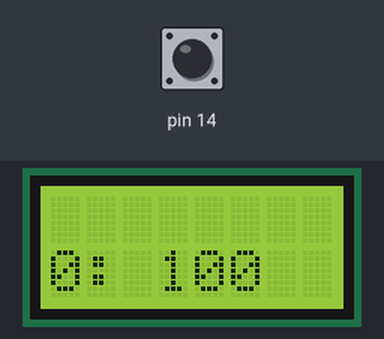
A sketch run on a simulated Arduino Leonardo, built with avr-gcc and run on an emulated ATmega32U4. Parts: 8×2 character LCD. The inputs (shaded band) are chosen by the test bench; at power-on: pin 14 HIGH.

Above: at 1.2 s.
1.3 s: pin 14 pulled LOW for 0.15 s
At 1.9 s:
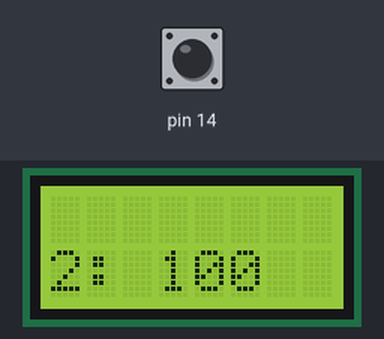
2.9 s: pin 14 pulled LOW for 1 s
At 4.3 s:
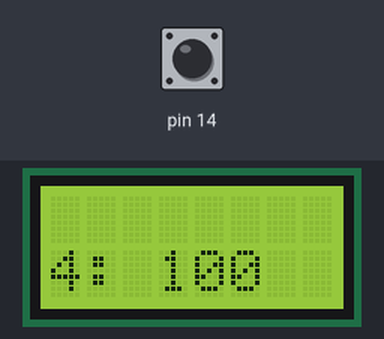
Timing chart, 0 to 5.9 s (numbered marks = the images above; inputs shaded):
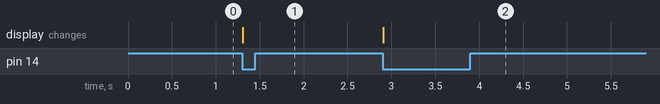

Measured:
- after the input at 1.3 s, the display: changes at once (image 1)
- after the input at 2.9 s, the display: changes at once (image 2)

The sketch:

LineSensorReading.ino
```cpp
#include <Wire.h>
#include <Zumo32U4.h>

Zumo32U4LineSensors lineSensors;
Zumo32U4LCD lcd;
Zumo32U4ButtonA buttonA;

#define NUM_SENSOR 5
uint8_t selectedSensorIndex = 0;

uint16_t lineSensorValues[NUM_SENSOR];
uint8_t counter = 0;

void setup() {
  // put your setup code here, to run once:
  lineSensors.initFiveSensors();
  lcd.clear();
}


void loop() {
  // put your main code here, to run repeatedly:
  lineSensors.read(lineSensorValues);
  lcd.gotoXY(0, 1);
  lcd.print(selectedSensorIndex);
  lcd.print(F(": "));
  //lcd.print(map(lineSensorValues[selectedSensorIndex], 0, 2000, 0, 2));
  lcd.print(lineSensorValues[selectedSensorIndex]);
  lcd.print(F("    "));
  if (buttonA.getSingleDebouncedPress())
  {
    counter = counter + 2;
    if(counter == 6){
      counter = 0;
    }

    selectedSensorIndex = counter;
  }
}
```
